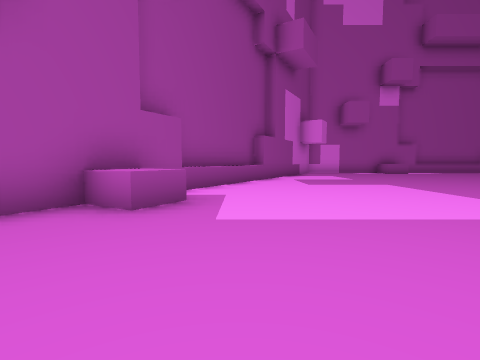
View 1 (above)

16 first-person views from a walk through a Unity game level. The camera is 1.2 m above the floor, tilts 4° down and sees 85° across. The floor is counted in squares, 2 m on a side. Each view is taken from the middle of a square. On the plan, view 1 faces up. The plan holds only what a view shows up to about 9 squares ahead; the rest is blank. The player is left out.

View 2
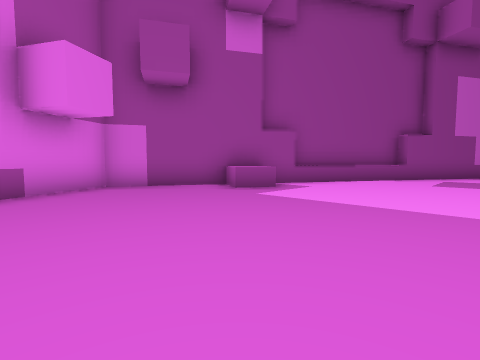

View 3
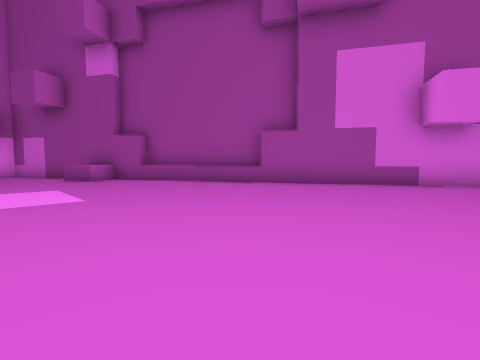

View 4
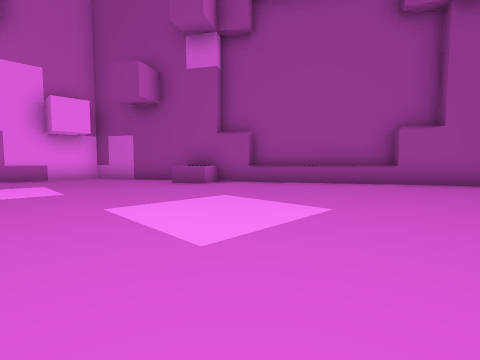

View 5
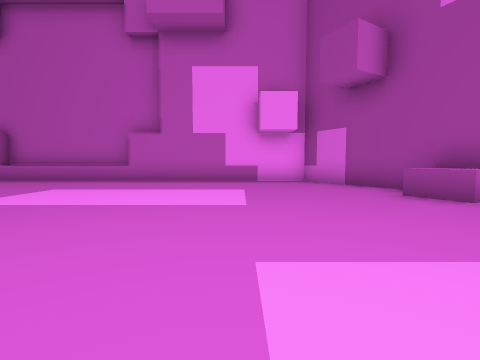

View 6
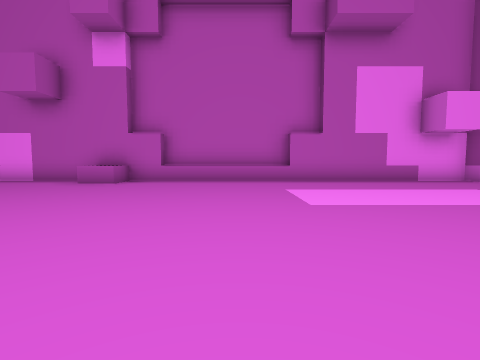

View 7
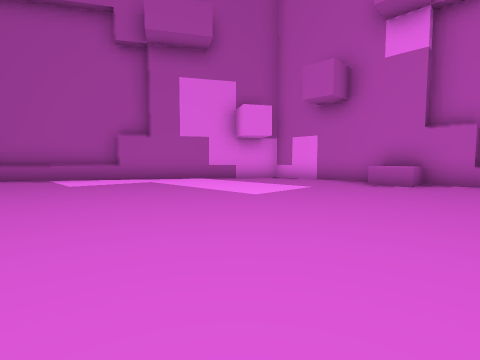

View 8
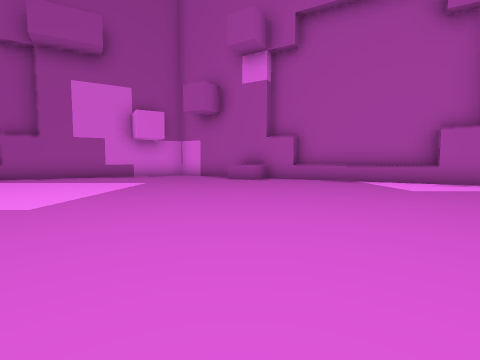

View 9
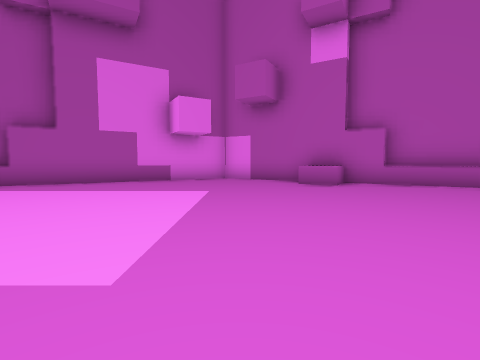

View 10
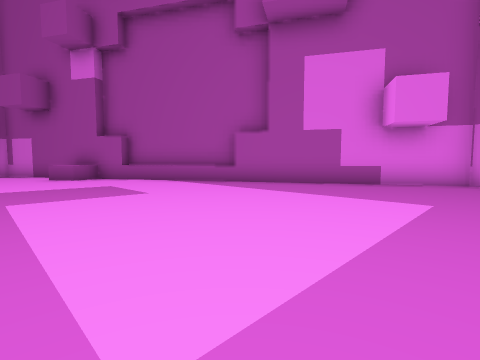

View 11
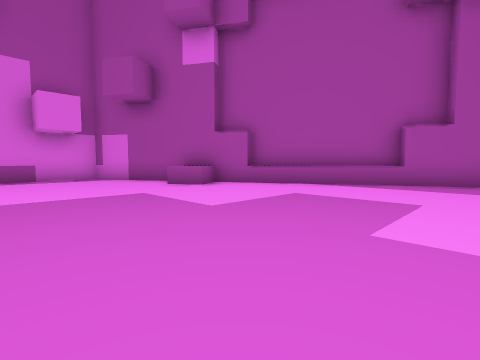

View 12
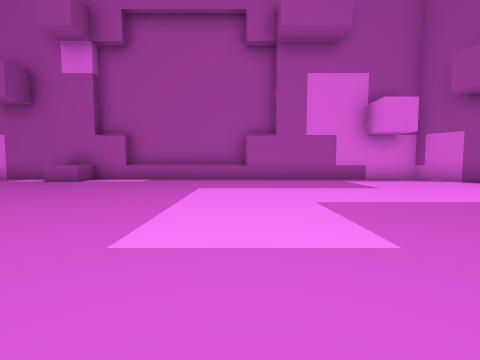

View 13
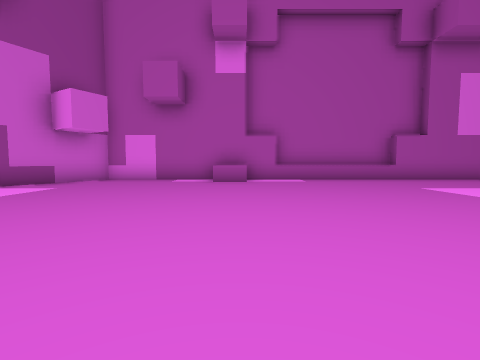

View 14
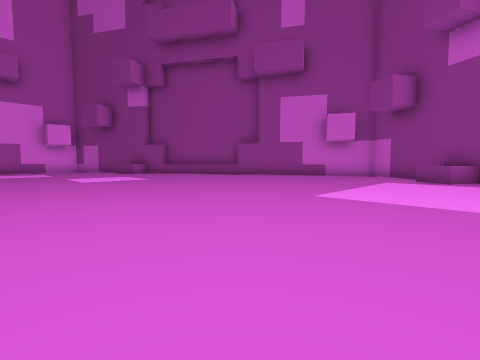

View 15
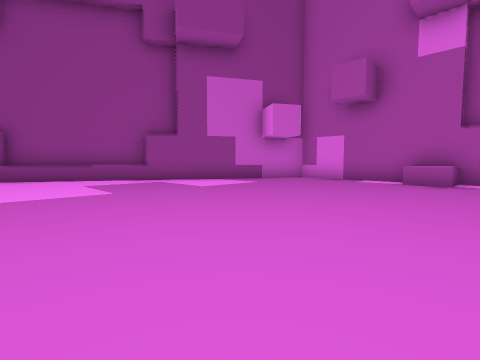

View 16
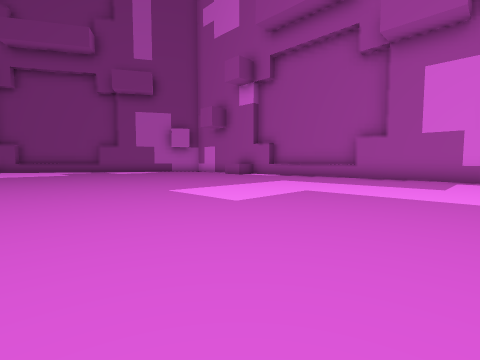

### Floor plan
Points are (right, up) in squares from view 1. A wall is a line through its corners. A room is listed if a view was taken in it or the views show most of it. See-through windows are left out.
Room 1 (views 1, 2, 3, 4, 5, 6, 7, 8, 9, 10, 11, 12, 13, 14, 15, 16)
walls: (-1.1, -4.1) (0.9, -7.6); (0.5, 9.1) (-1.5, 5.6); (9.4, -12.5) (13.4, -12.5) (13.4, -12.1); (23.8, 5.9) (21.8, 9.3); (21.1, -8.7) (26.5, 0.5) (18.8, 13.8) (3.6, 13.8) (-3.7, 1.1) (4, -12.2) (18.5, -12.2); (22.2, -7.6) (24.3, -4)
low walls: (8.2, 13.7) (8.2, 12.8) (7.1, 12.8); (1.7, -8.3) (2.6, -7.7) (3.1, -8.7); (-1.8, 4.6) (-0.8, 4.1) (-1.3, 3.2) (-2.3, 3.7); (21, 10) (20.1, 9.5) (19.6, 10.5); (14.4, -12.1) (14.4, -11.2) (15.5, -11.2); (24.4, -2.9) (23.6, -2.5) (24.1, -1.6)

Positions as (right, up) in squares from view 1, and headings:
1: (0, 0), facing up
2: (3, -1), facing up-left
3: (5, 1), facing down-left
4: (7, -2), facing down-left
5: (6, -4), facing down
6: (11, -4), facing down
7: (13, -4), facing down-right
8: (15, -2), facing right
9: (17, 0), facing right
10: (18, 0), facing up-right
11: (16, 4), facing up-right
12: (13, 5), facing up
13: (8, 5), facing up
14: (8, 5), facing down-left
15: (9, 5), facing up-left
16: (17, 4), facing up-left
